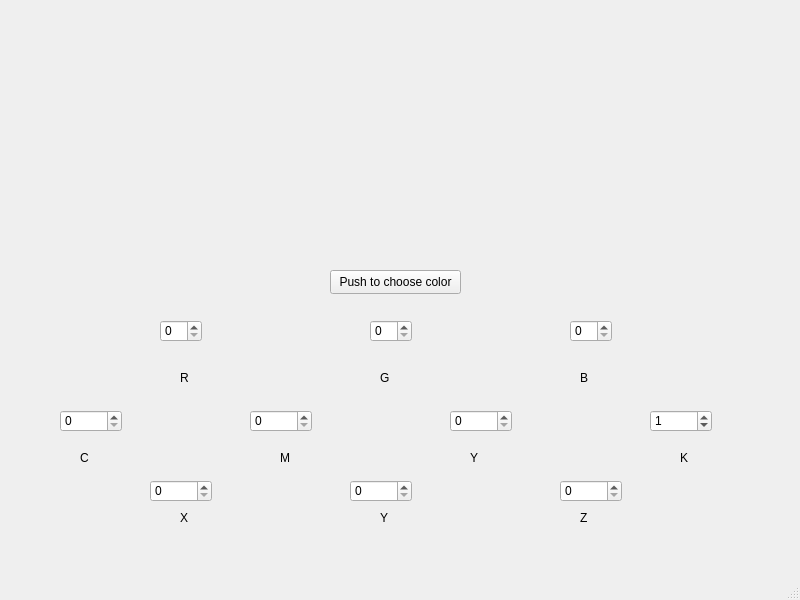
<?xml version="1.0" encoding="UTF-8"?>
<ui version="4.0">
 <class>MainWindow</class>
 <widget class="QMainWindow" name="MainWindow">
  <property name="geometry">
   <rect>
    <x>0</x>
    <y>0</y>
    <width>800</width>
    <height>600</height>
   </rect>
  </property>
  <property name="windowTitle">
   <string>MainWindow</string>
  </property>
  <widget class="QWidget" name="centralwidget">
   <widget class="QLabel" name="label">
    <property name="geometry">
     <rect>
      <x>310</x>
      <y>80</y>
      <width>151</width>
      <height>131</height>
     </rect>
    </property>
    <property name="text">
     <string/>
    </property>
   </widget>
   <widget class="QPushButton" name="chooseButton">
    <property name="geometry">
     <rect>
      <x>330</x>
      <y>270</y>
      <width>131</width>
      <height>24</height>
     </rect>
    </property>
    <property name="text">
     <string>Push to choose color</string>
    </property>
   </widget>
   <widget class="QLabel" name="label_2">
    <property name="geometry">
     <rect>
      <x>80</x>
      <y>450</y>
      <width>49</width>
      <height>16</height>
     </rect>
    </property>
    <property name="text">
     <string>C</string>
    </property>
   </widget>
   <widget class="QLabel" name="label_3">
    <property name="geometry">
     <rect>
      <x>280</x>
      <y>450</y>
      <width>49</width>
      <height>16</height>
     </rect>
    </property>
    <property name="text">
     <string>M</string>
    </property>
   </widget>
   <widget class="QLabel" name="label_4">
    <property name="geometry">
     <rect>
      <x>470</x>
      <y>450</y>
      <width>49</width>
      <height>16</height>
     </rect>
    </property>
    <property name="text">
     <string>Y</string>
    </property>
   </widget>
   <widget class="QLabel" name="label_5">
    <property name="geometry">
     <rect>
      <x>680</x>
      <y>450</y>
      <width>49</width>
      <height>16</height>
     </rect>
    </property>
    <property name="text">
     <string>K</string>
    </property>
   </widget>
   <widget class="QLabel" name="label_6">
    <property name="geometry">
     <rect>
      <x>180</x>
      <y>510</y>
      <width>49</width>
      <height>16</height>
     </rect>
    </property>
    <property name="text">
     <string>X</string>
    </property>
   </widget>
   <widget class="QLabel" name="label_7">
    <property name="geometry">
     <rect>
      <x>380</x>
      <y>510</y>
      <width>49</width>
      <height>16</height>
     </rect>
    </property>
    <property name="text">
     <string>Y</string>
    </property>
   </widget>
   <widget class="QLabel" name="label_8">
    <property name="geometry">
     <rect>
      <x>580</x>
      <y>510</y>
      <width>49</width>
      <height>16</height>
     </rect>
    </property>
    <property name="text">
     <string>Z</string>
    </property>
   </widget>
   <widget class="QLabel" name="label_9">
    <property name="geometry">
     <rect>
      <x>180</x>
      <y>370</y>
      <width>49</width>
      <height>16</height>
     </rect>
    </property>
    <property name="text">
     <string>R</string>
    </property>
   </widget>
   <widget class="QLabel" name="label_10">
    <property name="geometry">
     <rect>
      <x>380</x>
      <y>370</y>
      <width>49</width>
      <height>16</height>
     </rect>
    </property>
    <property name="text">
     <string>G</string>
    </property>
   </widget>
   <widget class="QLabel" name="label_11">
    <property name="geometry">
     <rect>
      <x>580</x>
      <y>370</y>
      <width>49</width>
      <height>16</height>
     </rect>
    </property>
    <property name="text">
     <string>B</string>
    </property>
   </widget>
   <widget class="QSpinBox" name="R">
    <property name="geometry">
     <rect>
      <x>160</x>
      <y>320</y>
      <width>42</width>
      <height>22</height>
     </rect>
    </property>
    <property name="maximum">
     <number>255</number>
    </property>
   </widget>
   <widget class="QSpinBox" name="G">
    <property name="geometry">
     <rect>
      <x>370</x>
      <y>320</y>
      <width>42</width>
      <height>22</height>
     </rect>
    </property>
    <property name="maximum">
     <number>255</number>
    </property>
   </widget>
   <widget class="QSpinBox" name="B">
    <property name="geometry">
     <rect>
      <x>570</x>
      <y>320</y>
      <width>42</width>
      <height>22</height>
     </rect>
    </property>
    <property name="maximum">
     <number>255</number>
    </property>
   </widget>
   <widget class="QDoubleSpinBox" name="C">
    <property name="geometry">
     <rect>
      <x>60</x>
      <y>410</y>
      <width>62</width>
      <height>22</height>
     </rect>
    </property>
    <property name="decimals">
     <number>0</number>
    </property>
    <property name="maximum">
     <double>100.000000000000000</double>
    </property>
   </widget>
   <widget class="QDoubleSpinBox" name="M">
    <property name="geometry">
     <rect>
      <x>250</x>
      <y>410</y>
      <width>62</width>
      <height>22</height>
     </rect>
    </property>
    <property name="decimals">
     <number>0</number>
    </property>
    <property name="maximum">
     <double>100.000000000000000</double>
    </property>
    <property name="singleStep">
     <double>1.000000000000000</double>
    </property>
   </widget>
   <widget class="QDoubleSpinBox" name="Y">
    <property name="geometry">
     <rect>
      <x>450</x>
      <y>410</y>
      <width>62</width>
      <height>22</height>
     </rect>
    </property>
    <property name="decimals">
     <number>0</number>
    </property>
    <property name="maximum">
     <double>100.000000000000000</double>
    </property>
   </widget>
   <widget class="QDoubleSpinBox" name="K">
    <property name="geometry">
     <rect>
      <x>650</x>
      <y>410</y>
      <width>62</width>
      <height>22</height>
     </rect>
    </property>
    <property name="decimals">
     <number>0</number>
    </property>
    <property name="minimum">
     <double>0.000000000000000</double>
    </property>
    <property name="maximum">
     <double>100.000000000000000</double>
    </property>
    <property name="singleStep">
     <double>1.000000000000000</double>
    </property>
    <property name="stepType">
     <enum>QAbstractSpinBox::AdaptiveDecimalStepType</enum>
    </property>
    <property name="value">
     <double>1.000000000000000</double>
    </property>
   </widget>
   <widget class="QDoubleSpinBox" name="X">
    <property name="geometry">
     <rect>
      <x>150</x>
      <y>480</y>
      <width>62</width>
      <height>22</height>
     </rect>
    </property>
    <property name="decimals">
     <number>0</number>
    </property>
    <property name="maximum">
     <double>100.000000000000000</double>
    </property>
   </widget>
   <widget class="QDoubleSpinBox" name="XYZY">
    <property name="geometry">
     <rect>
      <x>350</x>
      <y>480</y>
      <width>62</width>
      <height>22</height>
     </rect>
    </property>
    <property name="decimals">
     <number>0</number>
    </property>
    <property name="maximum">
     <double>100.000000000000000</double>
    </property>
   </widget>
   <widget class="QDoubleSpinBox" name="Z">
    <property name="geometry">
     <rect>
      <x>560</x>
      <y>480</y>
      <width>62</width>
      <height>22</height>
     </rect>
    </property>
    <property name="decimals">
     <number>0</number>
    </property>
    <property name="maximum">
     <double>100.000000000000000</double>
    </property>
   </widget>
  </widget>
  <widget class="QMenuBar" name="menubar">
   <property name="geometry">
    <rect>
     <x>0</x>
     <y>0</y>
     <width>800</width>
     <height>22</height>
    </rect>
   </property>
  </widget>
  <widget class="QStatusBar" name="statusbar"/>
 </widget>
 <resources/>
 <connections/>
</ui>
